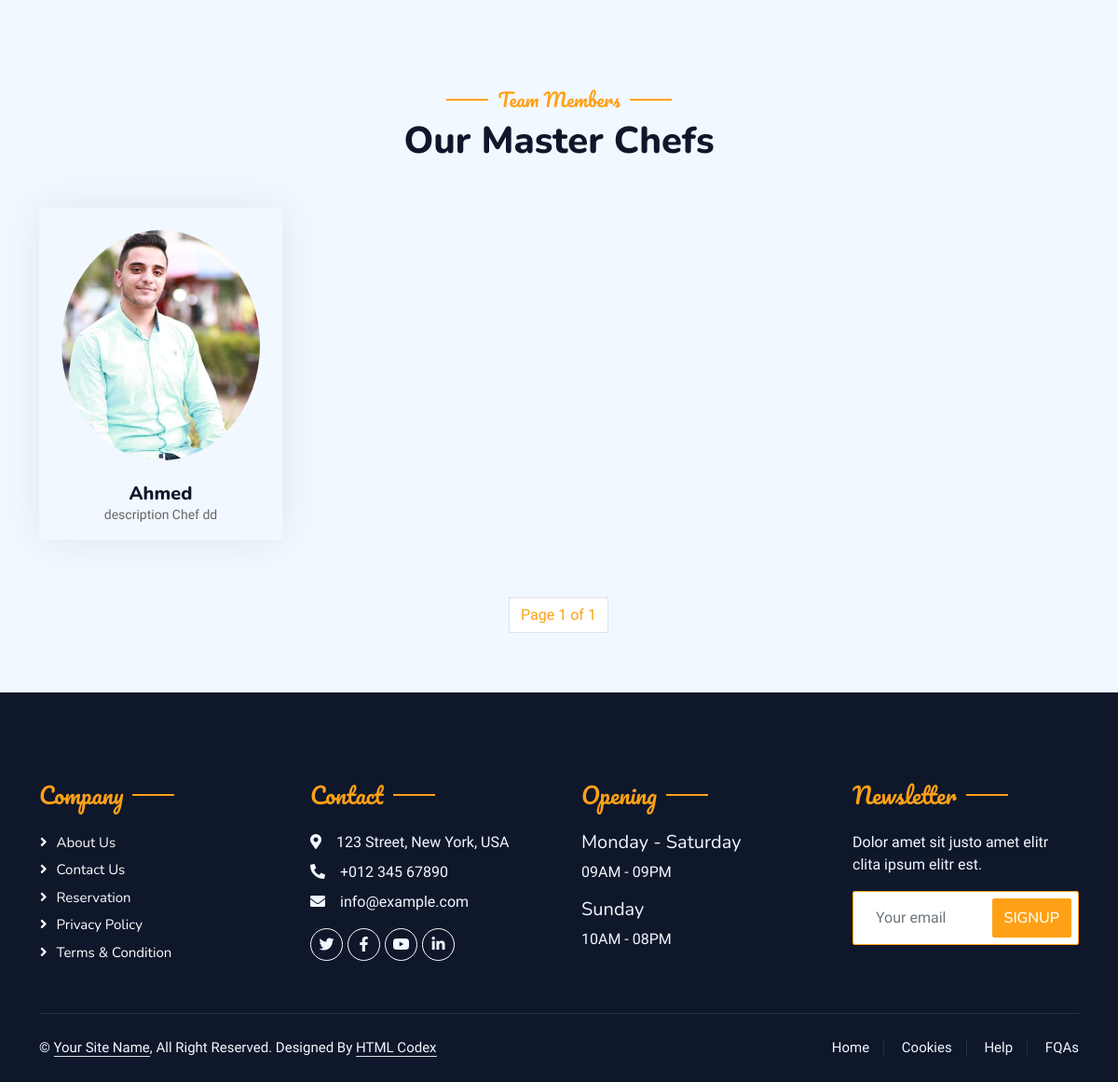
The page /stars/restaurant/about/ (lower part) on the database as committed earlier.
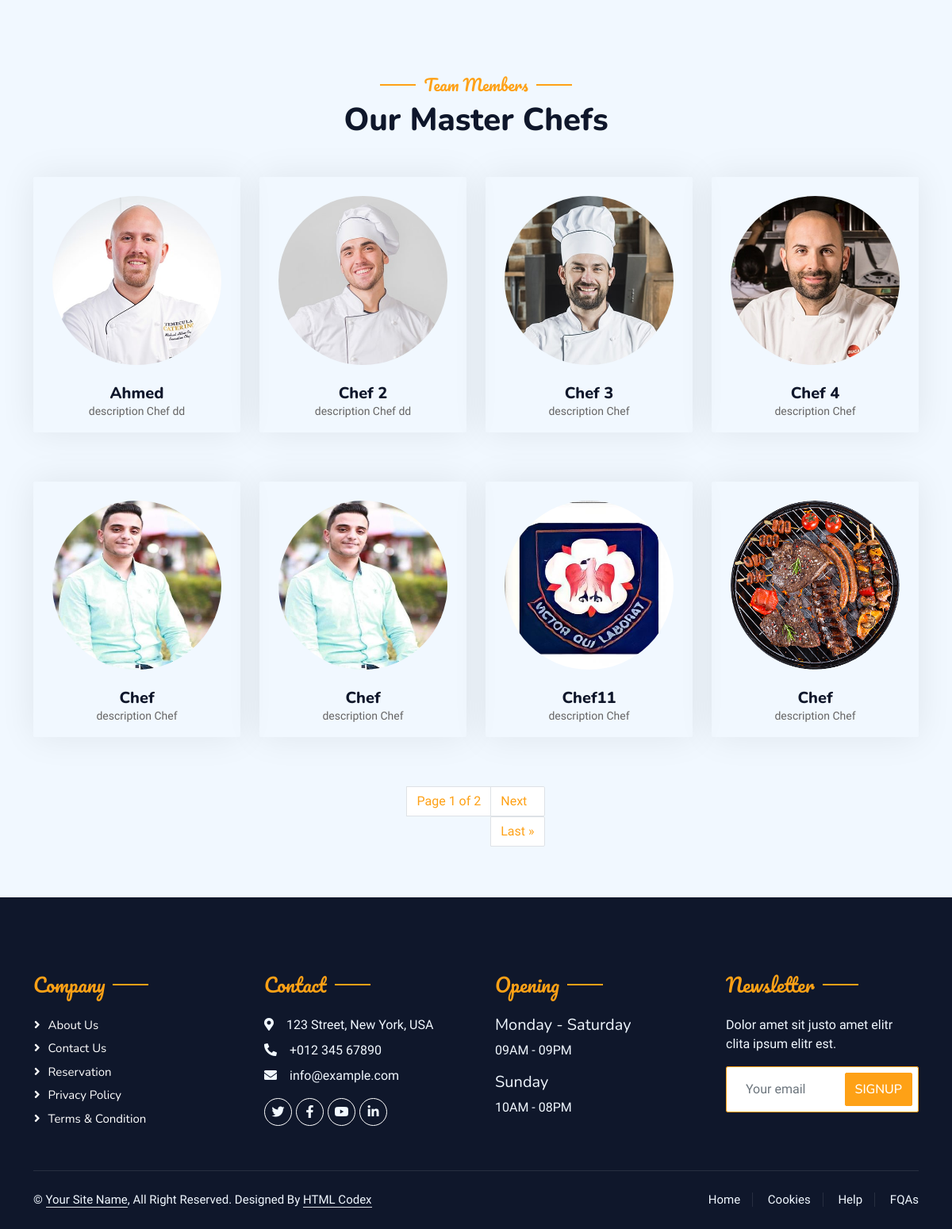
The same page on the database as committed later.
### restaurant_app/models.py (models this page shows, shortened)
class Chefs(models.Model):
    name = models.CharField(max_length=255,blank=False,default='Chef')
    description = models.CharField(max_length=4000,blank=False,default='description Chef')
    image = models.ImageField(upload_to='chef/',default='media/defa/chef.jpg')
    facebook = models.URLField(max_length=500, blank=True, default='', help_text="URL to the chef's Facebook profile")
    instagram = models.URLField(max_length=500, blank=True, default='', help_text="URL to the chef's Instagram profile")
    twitter = models.URLField(max_length=500, blank=True, default='', help_text="URL to the chef's Twitter profile")

### restaurant_app/views.py (the view)
# urls.py: path('about/',views.about,name='about'),
def about(request):
    about_us = AboutUs.objects.first()
    about_us_images = AboutUsImage.objects.filter(about_us=about_us) if about_us else None
    chefs_list = Chefs.objects.all()
    paginator = Paginator(chefs_list,8)
    page_number = request.GET.get('page')
    chefs  = paginator.get_page(page_number)
    context = {
        'about_us': about_us,
        'about_us_images': about_us_images,
        'page_title': 'About Us',
        'breadcrumb_section': 'Services',
        'breadcrumb_active': 'About',
        'about':'active',
        'chefs':chefs,
        }
    return render(request,'restaurant/about.html',context)

### restaurant_app/templates/restaurant/about.html (shortened to what this page needs)
{% extends 'restaurant/base_other.html' %}
{% load static %}
{% block content %}
      <div class="container-xxl py-5">
    </div>
<div class="container-xxl pt-5 pb-3">
    <div class="container">
        <div class="text-center wow fadeInUp" data-wow-delay="0.1s">
            <h5 class="section-title ff-secondary text-center text-primary fw-normal">Team Members</h5>
            <h1 class="mb-5">Our Master Chefs</h1>
        </div>
        <div class="row g-4">
            {% for chef in chefs %}
                <div class="col-lg-3 col-md-6 wow fadeInUp" data-wow-delay="0.1s">
                    <div class="team-item text-center rounded overflow-hidden">
                        <div class="rounded-circle overflow-hidden m-4">
                            <img class="img-fluid" src="{{ chef.image.url }}" alt="">
                        </div>
                        <h5 class="mb-0">{{ chef.name }}</h5>
                        <small>{{ chef.description }}</small>
                    </div>
                </div>
            {% endfor %}
        </div>
        <div class="d-flex justify-content-center mt-4">
            <div class="pagination">
                <span class="page-item">
                    <span class="page-link">
                        Page {{ chefs.number }} of {{ chefs.paginator.num_pages }}
                    </span>
                </span>
                <span class="page-item">
                    {% if chefs.has_next %}
                        <a class="page-link" href="?page={{ chefs.next_page_number }}">Next</a>
                        <a class="page-link" href="?page={{ chefs.paginator.num_pages }}">Last &raquo;</a>
                    {% endif %}
                </span>
            </div>
        </div>
    </div>
</div>
    {% endblock content %}

### restaurant_app/templates/restaurant/base_other.html (shortened to what this page needs)
{% load static %}
<head>
    <link href="https://cdnjs.cloudflare.com/ajax/libs/font-awesome/5.10.0/css/all.min.css" rel="stylesheet">
    <link href="https://cdn.jsdelivr.net/npm/bootstrap-icons@1.4.1/font/bootstrap-icons.css" rel="stylesheet">
    <link href="{% static 'lib/animate/animate.min.css' %}" rel="stylesheet">
    <link href="{% static 'lib/owlcarousel/assets/owl.carousel.min.css' %}" rel="stylesheet">
    <link href="{% static 'lib/tempusdominus/css/tempusdominus-bootstrap-4.min.css' %}" rel="stylesheet" />
    <link href="{% static 'css/bootstrap.min.css' %}" rel="stylesheet">
    <link href="{% static 'css/style.css' %}" rel="stylesheet">
</head>
{% block content %}
{% endblock content %}
{% include "restaurant/footer.html" %}
</body>
</html>

### restaurant_app/templates/restaurant/navbar_other.html (shortened to what this page needs)
{%load static%}

### restaurant_app/templates/restaurant/footer.html
<div class="container-fluid bg-dark text-light footer pt-5 mt-5 wow fadeIn" data-wow-delay="0.1s">
    <div class="container py-5">
        <div class="row g-5">
            <div class="col-lg-3 col-md-6">
                <h4 class="section-title ff-secondary text-start text-primary fw-normal mb-4">Company</h4>
                <a class="btn btn-link" href="">About Us</a>
                <a class="btn btn-link" href="">Contact Us</a>
                <a class="btn btn-link" href="">Reservation</a>
                <a class="btn btn-link" href="">Privacy Policy</a>
                <a class="btn btn-link" href="">Terms & Condition</a>
            </div>
            <div class="col-lg-3 col-md-6">
                <h4 class="section-title ff-secondary text-start text-primary fw-normal mb-4">Contact</h4>
                <p class="mb-2"><i class="fa fa-map-marker-alt me-3"></i>123 Street, New York, USA</p>
                <p class="mb-2"><i class="fa fa-phone-alt me-3"></i>+012 345 67890</p>
                <p class="mb-2"><i class="fa fa-envelope me-3"></i>info@example.com</p>
                <div class="d-flex pt-2">
                    <a class="btn btn-outline-light btn-social" href=""><i class="fab fa-twitter"></i></a>
                    <a class="btn btn-outline-light btn-social" href=""><i class="fab fa-facebook-f"></i></a>
                    <a class="btn btn-outline-light btn-social" href=""><i class="fab fa-youtube"></i></a>
                    <a class="btn btn-outline-light btn-social" href=""><i class="fab fa-linkedin-in"></i></a>
                </div>
            </div>
            <div class="col-lg-3 col-md-6">
                <h4 class="section-title ff-secondary text-start text-primary fw-normal mb-4">Opening</h4>
                <h5 class="text-light fw-normal">Monday - Saturday</h5>
                <p>09AM - 09PM</p>
                <h5 class="text-light fw-normal">Sunday</h5>
                <p>10AM - 08PM</p>
            </div>
            <div class="col-lg-3 col-md-6">
                <h4 class="section-title ff-secondary text-start text-primary fw-normal mb-4">Newsletter</h4>
                <p>Dolor amet sit justo amet elitr clita ipsum elitr est.</p>
                <div class="position-relative mx-auto" style="max-width: 400px;">
                    <input class="form-control border-primary w-100 py-3 ps-4 pe-5" type="text" placeholder="Your email">
                    <button type="button" class="btn btn-primary py-2 position-absolute top-0 end-0 mt-2 me-2">SignUp</button>
                </div>
            </div>
        </div>
    </div>
    <div class="container">
        <div class="copyright">
            <div class="row">
                <div class="col-md-6 text-center text-md-start mb-3 mb-md-0">
                    &copy; <a class="border-bottom" href="#">Your Site Name</a>, All Right Reserved.
                    Designed By <a class="border-bottom" href="https://htmlcodex.com">HTML Codex</a>
                </div>
                <div class="col-md-6 text-center text-md-end">
                    <div class="footer-menu">
                        <a href="">Home</a>
                        <a href="">Cookies</a>
                        <a href="">Help</a>
                        <a href="">FQAs</a>
                    </div>
                </div>
            </div>
        </div>
    </div>
</div>

### restaurant_app/static/css/style.css (style rules this page uses)
.ff-secondary { font-family: 'Pacifico', cursive; }
.btn { font-family: 'Nunito', sans-serif; font-weight: 500; text-transform: uppercase; transition: .5s; }
.btn.btn-primary, .btn.btn-secondary { color: #FFFFFF; }
.section-title { position: relative; display: inline-block; }
.section-title::before { position: absolute; content: ""; width: 45px; height: 2px; top: 50%; left: -55px; margin-top: -1px; background: var(--primary); }
.section-title::after { position: absolute; content: ""; width: 45px; height: 2px; top: 50%; right: -55px; margin-top: -1px; background: var(--primary); }
.section-title.text-start::before, .section-title.text-end::after { display: none; }
.team-item { box-shadow: 0 0 45px rgba(0, 0, 0, .08); height: calc(100% - 38px); transition: .5s; }
.team-item img { transition: .5s; }
.footer .btn.btn-social { margin-right: 5px; width: 35px; height: 35px; display: flex; align-items: center; justify-content: center; color: var(--light); border: 1px solid #FFFFFF; border-radius: 35px; transition: .3s; }
.footer .btn.btn-link { display: block; margin-bottom: 5px; padding: 0; text-align: left; color: #FFFFFF; font-size: 15px; font-weight: normal; text-transform: capitalize; transition: .3s; }
.footer .btn.btn-link::before { position: relative; content: "\f105"; font-family: "Font Awesome 5 Free"; font-weight: 900; margin-right: 10px; }
.footer .copyright { padding: 25px 0; font-size: 15px; border-top: 1px solid rgba(256, 256, 256, .1); }
.footer .copyright a { color: var(--light); }
.footer .footer-menu a { margin-right: 15px; padding-right: 15px; border-right: 1px solid rgba(255, 255, 255, .1); }
.footer .footer-menu a:last-child { margin-right: 0; padding-right: 0; border-right: none; }

Rows that differ between the two databases and show on the page:
changed Chefs "Ahmed": image: a different picture
added Chefs: image (picture), name "Chef 2", description "description Chef dd"
added Chefs: image (picture), name "Chef 3", description "description Chef"
added Chefs: image (picture), name "Chef 4", description "description Chef"
added Chefs: image (picture), name "Chef", description "description Chef"
added Chefs: image (picture), name "Chef", description "description Chef"
added Chefs: image (picture), name "Chef11", description "description Chef"
added Chefs: image (picture), name "Chef", description "description Chef"
Other text that changed with them:
{{ chefs.paginator.num_pages }}: "1" → "2"
text now shown: "Next Last »"
